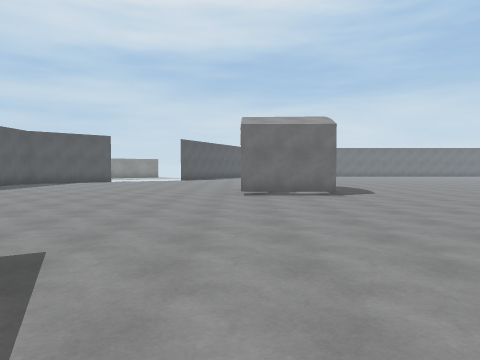
[1] (above)

24 first-person views from a walk through a scene from a Unity 3-D project. The camera is 1.4 m above the floor, tilts 2° down and sees 70° across. The floor is counted in squares, 2 m on a side. Each view is taken from the middle of a square. On the plan, view 1 faces up. The plan holds only what a view shows up to about 11 squares ahead; the rest is blank. The place goes on beyond the plan. Surface patterns are stand-ins for the level's own textures.

[2]
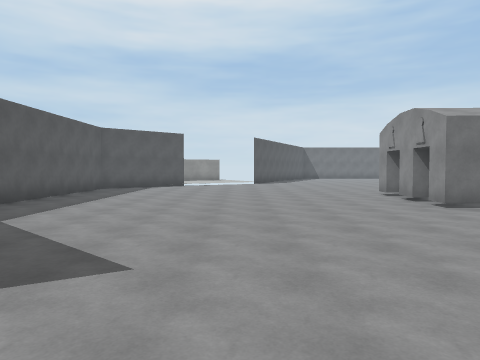

[3]
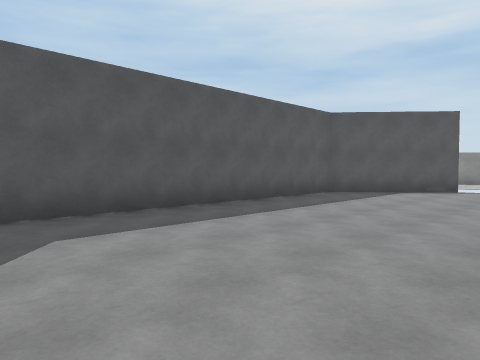

[4]
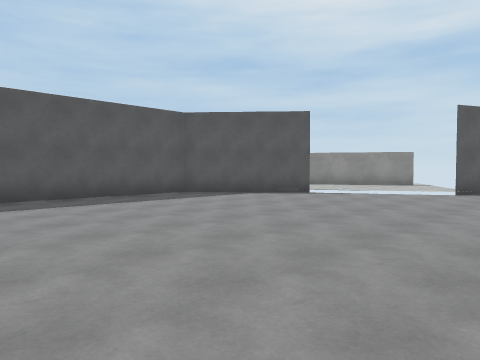

[5]
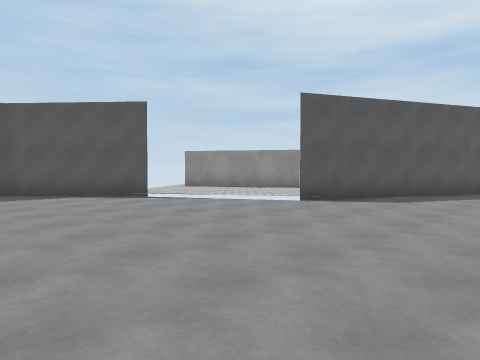

[6]
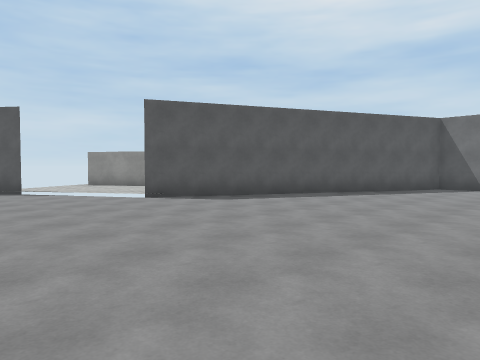

[7]
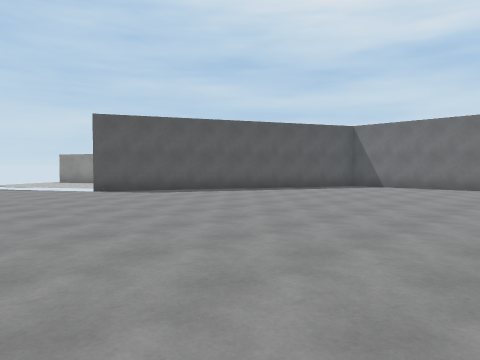

[8]
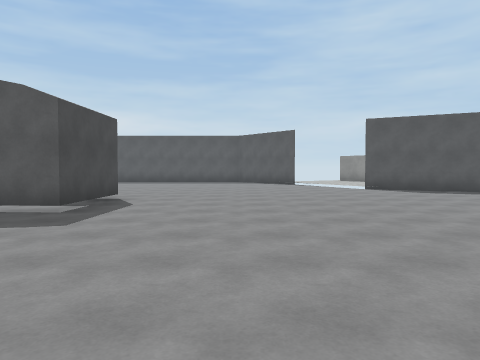

[9]
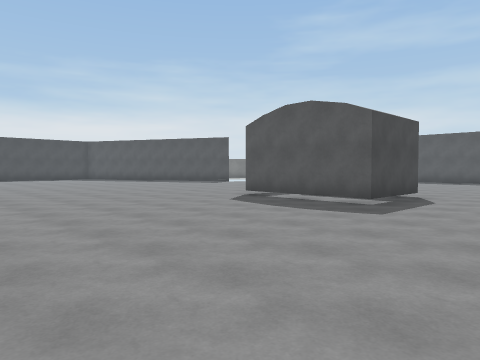

[10]
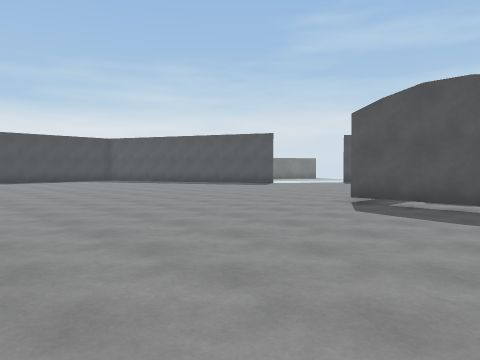

[11]
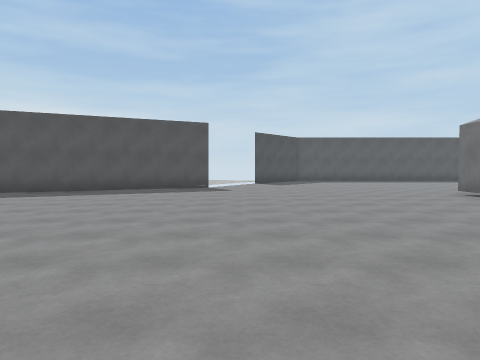

[12]
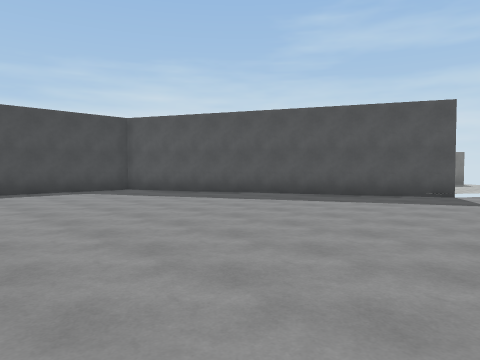

[13]
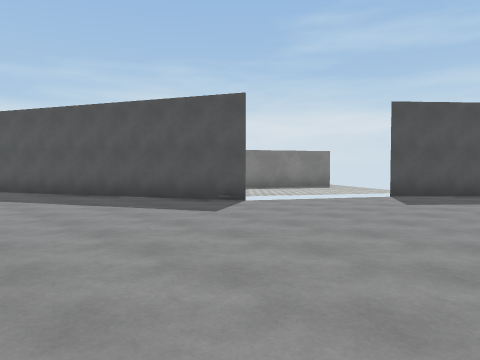

[14]
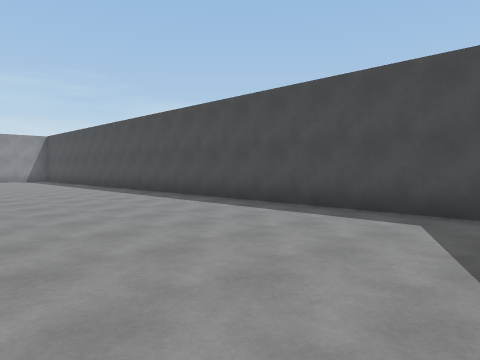

[15]
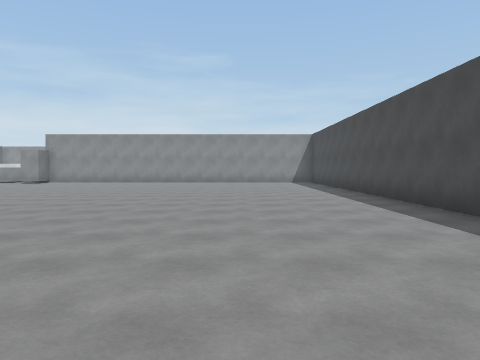

[16]
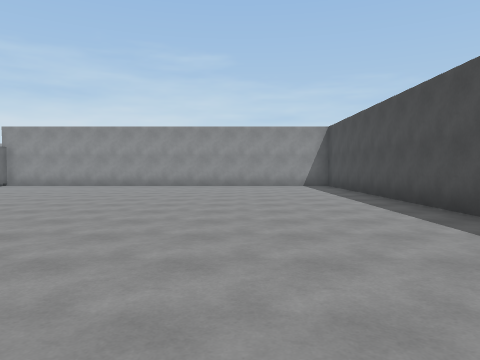

[17]
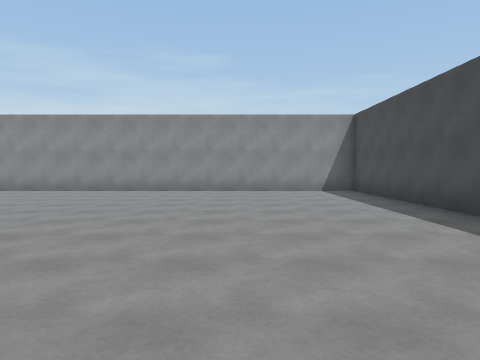

[18]
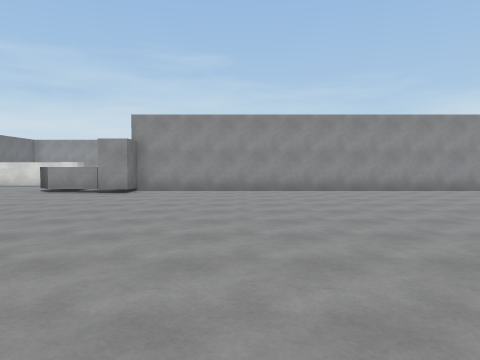

[19]
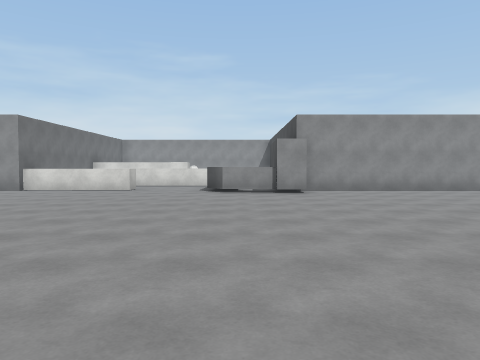

[20]
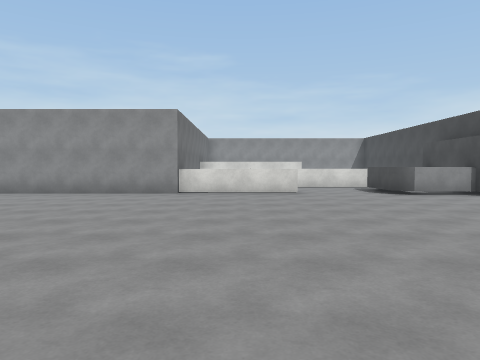

[21]
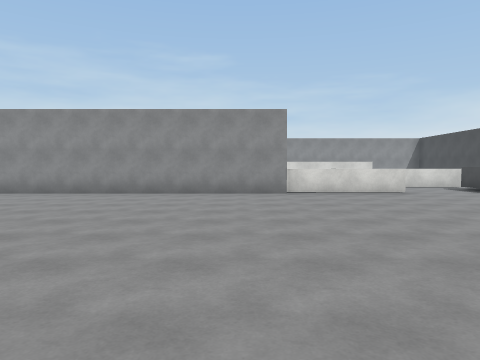

[22]
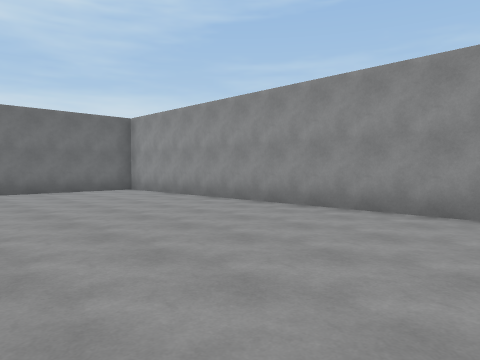

[23]
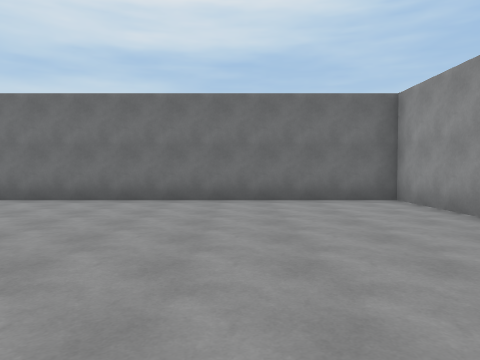

[24]
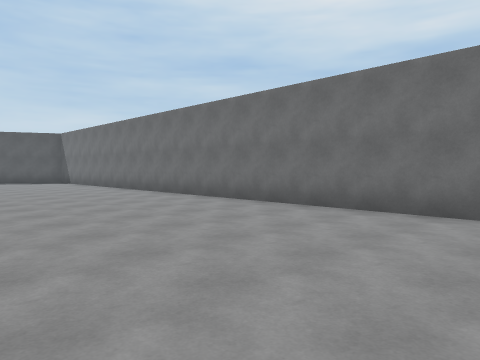

### Floor plan
Key: @ floor where view 1 was taken; # wall or solid block; x gap in a wall; . main floor; : floor 0.25 m higher than the main floor; / step, stairs or slope; ^ raised ledge; O other object.
Columns run from 10 left of view 1 to 21 right of it. Each row starts with its distance up from view 1.
 28           ######  ##############
 27           #.. ..  .............#
 26          ##..... ..............#
 25          #.....................#
 24         ##.....................#
 23         #........   ...........#
 22     #x ##........        ......#
 21    #:: #.........         .....#
 20     :::#.........        ......#
 19    ::://.........        ......#
 18    ::/............     ........#
 17   ##..............    .........#
 16  ##...............   ..........#
 15 ##..................  .........#
 14 #...................  .........^
 13 #................... ..........^
 12 #..........##.......  .........^
 11 #.......... #.......   .........
 10 #.........###.......  ..........
  9 #.........##O....... ..........O
  8 #.................. ..........O
  7 #..................  .........OO
  6    ................   .........O
  5   #................   .........#
  4   ##...............  ..........#
  3    ::/.........................#
  2    ::://...........  ..........#
  1     :::#.......................#
  0    #:: #..@....................#
 -1    ##  ##......................#
 -2         #......................#
 -3         ##.....................#
 -4          #.....................#
 -5          ##....................#
 -6           #....................#
 -7           ######################

Where each view was taken, in squares from view 1:
view 1: 0 up, 0 right, facing up
view 2: 2 up, 4 left, facing up
view 3: 6 up, 4 left, facing up-left
view 4: 9 up, 1 left, facing up-left
view 5: 13 up, 1 right, facing up-left
view 6: 15 up, 4 right, facing up-left
view 7: 15 up, 7 right, facing up-left
view 8: 15 up, 8 right, facing left
view 9: 15 up, 9 right, facing down-left
view 10: 12 up, 9 right, facing down-left
view 11: 3 up, 9 right, facing left
view 12: 4 up, 6 right, facing down-left
view 13: 7 up, 2 right, facing down-left
view 14: 1 down, 1 right, facing down-right
view 15: 3 down, 4 right, facing right
view 16: 3 down, 7 right, facing right
view 17: 3 down, 10 right, facing right
view 18: 3 up, 10 right, facing right
view 19: 8 up, 10 right, facing right
view 20: 13 up, 11 right, facing right
view 21: 16 up, 11 right, facing right
view 22: 17 up, 15 right, facing up-right
view 23: 20 up, 17 right, facing up
view 24: 22 up, 18 right, facing up-left
